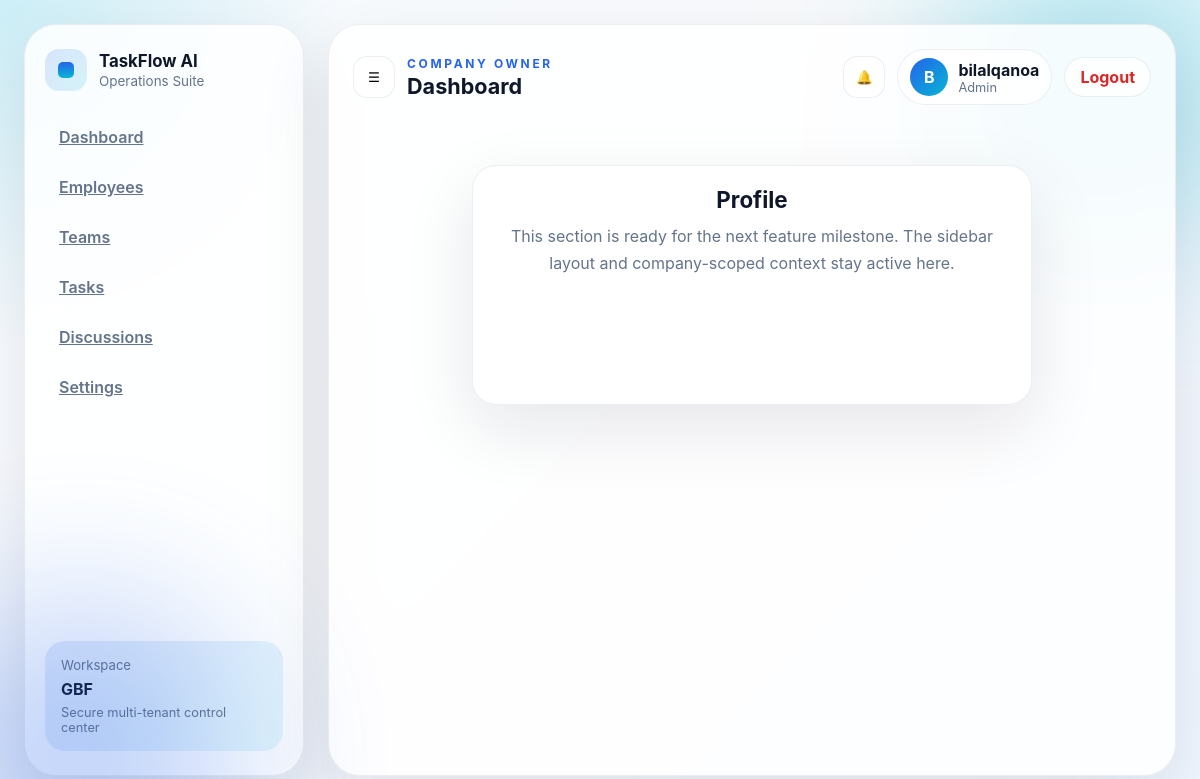
The app's page /dashboard/profile/ (signed in) with its own data.
### companies/models.py (models this page shows, shortened)
class Company(models.Model):
    owner = models.OneToOneField(
        'accounts.User',
        on_delete=models.CASCADE,
        related_name='owned_company'
    )
    name = models.CharField(max_length=255)
    description = models.TextField(blank=True)
    logo = models.ImageField(upload_to='company_logos/', null=True, blank=True)
    website = models.URLField(blank=True)
    phone = models.CharField(max_length=30, blank=True)
    address = models.CharField(max_length=255, blank=True)
    created_at = models.DateTimeField(auto_now_add=True)
    class Meta:
        ordering = ['-created_at']

### accounts/models.py (models this page shows, shortened)
class User(AbstractUser):
    ROLE_CHOICES = [
        ('company', 'Company Owner'),
        ('team_leader', 'Team Leader'),
        ('member', 'Member'),
    ]
    INVITATION_STATUS_CHOICES = [
        ('pending', 'Pending'),
        ('active', 'Active'),
    ]
    role = models.CharField(max_length=20, choices=ROLE_CHOICES)
    job_title = models.CharField(max_length=120, blank=True, default='')
    invitation_status = models.CharField(
        max_length=20,
        choices=INVITATION_STATUS_CHOICES,
        default='active',
    )
    company = models.ForeignKey(
        'companies.Company',
        on_delete=models.SET_NULL,
        null=True,
        blank=True,
        related_name='users'
    )

### dashboard/views.py (the view)
# urls.py: path('profile/', views.profile_page, name='profile'),
@login_required(login_url='accounts:login')
def profile_page(request):
    team_leader_redirect = _redirect_team_leader(request, 'profile')
    if team_leader_redirect:
        return team_leader_redirect
    return dashboard_placeholder(request, 'Profile')

### dashboard/views.py (called while the page is built, shortened)
def _redirect_team_leader(request, section='dashboard'):
    if getattr(request.user, 'role', None) != 'team_leader':
        return None

@login_required(login_url='accounts:login')
def dashboard_placeholder(request, page_name):
    company = getattr(request.user, 'owned_company', None) or getattr(request.user, 'company', None)
    context = {
        'company': company,
        'page_name': page_name,
        'title': page_name,
        'user': request.user,
    }
    return render(request, 'dashboard/placeholder.html', context)

### templates/dashboard/placeholder.html
{% extends 'dashboard/dashboard.html' %}
{% block dashboard_content %}
<div class="placeholder-page">
    <div class="panel placeholder-card">
        <h2>{{ page_name|default:title }}</h2>
        <p>This section is ready for the next feature milestone. The sidebar layout and company-scoped context stay
            active here.</p>
    </div>
</div>
{% endblock %}

### templates/dashboard/dashboard.html (shortened to what this page needs)
{% load static %}
<!DOCTYPE html>
<html lang="en">
<head>
    <link rel="stylesheet" href="{% static 'css/dashboard.css' %}">
</head>
<body>
    <div class="dashboard-shell">
        <aside class="sidebar">
            <div class="brand-block">
                <div class="brand-mark"><span></span></div>
                <div>
                    <h1>TaskFlow AI</h1>
                    <p>Operations Suite</p>
                </div>
            </div>
            <nav class="nav-links">
                <a class="{% if request.resolver_match.url_name == 'dashboard' %}active{% endif %}"
                    href="{% url 'dashboard:dashboard' %}">Dashboard</a>
                <a class="{% if request.resolver_match.url_name == 'employees' %}active{% endif %}"
                    href="{% url 'dashboard:employees' %}">Employees</a>
                <a class="{% if request.resolver_match.url_name == 'teams' %}active{% endif %}"
                    href="{% url 'dashboard:teams' %}">Teams</a>
                <a class="{% if request.resolver_match.url_name == 'tasks' %}active{% endif %}"
                    href="{% url 'dashboard:tasks' %}">Tasks</a>
                <a class="{% if request.resolver_match.url_name == 'discussions' %}active{% endif %}"
                    href="{% url 'dashboard:discussions' %}">Discussions</a>
                <a class="{% if request.resolver_match.url_name == 'settings' %}active{% endif %}"
                    href="{% url 'dashboard:settings' %}">Settings</a>
            </nav>
            <div class="sidebar-card">
                <p>Workspace</p>
                <strong>{{ company.name }}</strong>
                <span>Secure multi-tenant control center</span>
            </div>
        </aside>
        <main class="main-panel">
            <header class="topbar">
                <div class="topbar-left">
                    <button class="icon-button" aria-label="Open menu">☰</button>
                    <div>
                        <p class="eyebrow">Company Owner</p>
                        <h2>Dashboard</h2>
                    </div>
                </div>
                <div class="topbar-right">
                    <button class="icon-button" aria-label="Notifications">🔔</button>
                    <div class="profile-pill">
                        <div class="avatar">{{ user.get_full_name|default:user.username|first|upper }}</div>
                        <div>
                            <strong>{{ user.get_full_name|default:user.username }}</strong>
                            <span>Admin</span>
                        </div>
                    </div>
                    <div class="nav-actions">
                        <a href="{% url 'accounts:logout' %}" class="button-secondary logout-link">Logout</a>
                    </div>
                </div>
            </header>
            {% block dashboard_content %}{% endblock %}
        </main>
    </div>
</body>
</html>

### static/css/dashboard.css (style rules this page uses)
:root { color-scheme: light; --bg: #f7fbff; --surface: rgba(255, 255, 255, 0.84); --surface-strong: #ffffff; --text: #0f172a; --muted: #64748b; --primary: #2563eb; --accent: #06b6d4; --border: rgba(148, 163, 184, 0.18); --shadow: 0 24px 70px rgba(15, 23, 42, 0.10); }
* { box-sizing: border-box; }
body { margin: 0; min-height: 100vh; font-family: Inter, system-ui, -apple-system, BlinkMacSystemFont, 'Segoe UI', sans-serif; color: var(--text); background: radial-gradient(circle at top left, rgba(6, 182, 212, 0.18), transparent 24%), linear-gradient(135deg, #f8fbff 0%, #f8fafc 45%, #eff6ff 100%); }
body::before, body::after { content: ''; position: fixed; width: 320px; height: 320px; border-radius: 50%; filter: blur(80px); opacity: .28; pointer-events: none; }
body::before { top: -70px; right: -60px; background: var(--accent); }
body::after { bottom: -120px; left: -80px; background: var(--primary); }
.dashboard-shell { display: grid; grid-template-columns: 280px 1fr; min-height: 100vh; padding: 24px; gap: 24px; }
.sidebar, .main-panel { background: var(--surface); border: 1px solid var(--border); box-shadow: var(--shadow); backdrop-filter: blur(18px); border-radius: 32px; }
.sidebar { padding: 24px 20px; display: flex; flex-direction: column; gap: 24px; }
.brand-block { display: flex; align-items: center; gap: 12px; }
.brand-mark { width: 42px; height: 42px; border-radius: 14px; display: grid; place-items: center; background: linear-gradient(135deg, rgba(37, 99, 235, .16), rgba(6, 182, 212, .15)); }
.brand-mark span { width: 16px; height: 16px; border-radius: 5px; background: linear-gradient(180deg, var(--primary), var(--accent)); }
.brand-block h1 { margin: 0; font-size: 1.05rem; }
.brand-block p { margin: 2px 0 0; color: var(--muted); font-size: 0.84rem; }
.nav-links { display: grid; gap: 6px; }
.nav-links a { padding: 12px 14px; border-radius: 14px; color: var(--muted); font-weight: 600; transition: all .2s ease; }
.sidebar-card { margin-top: auto; padding: 16px; border-radius: 20px; background: linear-gradient(135deg, rgba(37, 99, 235, .12), rgba(6, 182, 212, .10)); display: grid; gap: 6px; }
.sidebar-card p { margin: 0; color: var(--muted); font-size: .82rem; }
.sidebar-card strong { font-size: 1rem; }
.sidebar-card span { color: var(--muted); font-size: .8rem; }
.main-panel { padding: 24px; display: flex; flex-direction: column; gap: 20px; }
.topbar { display: flex; align-items: center; justify-content: space-between; gap: 16px; }
.topbar-left, .topbar-right { display: flex; align-items: center; gap: 12px; }
.topbar-left h2 { margin: 0; font-size: 1.35rem; }
.eyebrow { margin: 0 0 2px; color: var(--primary); font-size: .75rem; text-transform: uppercase; letter-spacing: .22em; font-weight: 700; }
.icon-button { border: 0; width: 42px; height: 42px; border-radius: 14px; background: rgba(255, 255, 255, .9); box-shadow: inset 0 0 0 1px var(--border); cursor: pointer; }
.profile-pill { display: flex; align-items: center; gap: 10px; padding: 8px 12px; border-radius: 999px; background: rgba(255, 255, 255, .9); border: 1px solid var(--border); }
.avatar { width: 38px; height: 38px; border-radius: 50%; display: grid; place-items: center; background: linear-gradient(135deg, var(--primary), var(--accent)); color: white; font-weight: 700; }
.profile-pill strong, .profile-pill span { display: block; }
.profile-pill span { color: var(--muted); font-size: .8rem; }
.panel { padding: 20px; border-radius: 24px; background: var(--surface-strong); border: 1px solid var(--border); box-shadow: var(--shadow); min-height: 240px; }
.placeholder-page { display: grid; place-items: center; min-height: 320px; }
.placeholder-card { max-width: 560px; text-align: center; }
.placeholder-card h2 { margin: 0 0 10px; font-size: 1.4rem; }
.placeholder-card p { margin: 0; color: var(--muted); line-height: 1.7; }
.button-secondary, .button-danger { border: 0; border-radius: 999px; padding: 10px 16px; font-weight: 700; cursor: pointer; transition: transform .2s ease, box-shadow .2s ease, background .2s ease; text-decoration: none; display: inline-flex; align-items: center; justify-content: center; }
.button-secondary { background: rgba(255, 255, 255, 0.82); color: var(--text); box-shadow: inset 0 0 0 1px var(--border); }
.logout-link { color: #DC2626; border-color: rgba(220, 38, 38, 0.2); }

### records on screen
Company: name "GBF"
User: get_full_name|first "B", get_full_name "bilalqanoa"

### other values on screen
{{ page_name|default:title }} "Profile"
